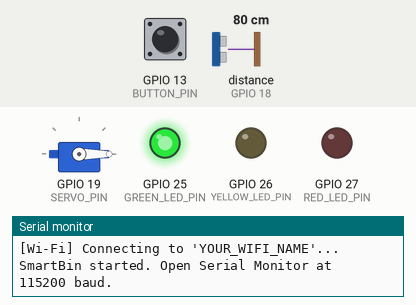
Bench run of a sketch on a simulated ESP32. Shown: servo, output pins drawn as LEDs (lit = HIGH), the last lines printed to the serial monitor. Wiring (inferred from the names in the program): ultrasonic range finder: trigger GPIO 5; echo GPIO 18. The test bench sets the inputs (shaded band); at power-on: GPIO 13 (BUTTON_PIN) HIGH, distance to the obstacle (sensor on GPIO 18) 80 cm. The echo pulse lasts 58.3 µs per cm; WiFi joins after 1.5 s; servers stay silent unless stated; uploads are accepted with an empty reply; pins used as bus, display or sensor lines are not drawn.

Above: at 1.2 s.
1.3 s: GPIO 13 (BUTTON_PIN) pulled LOW for 0.15 s
At 1.8 s:
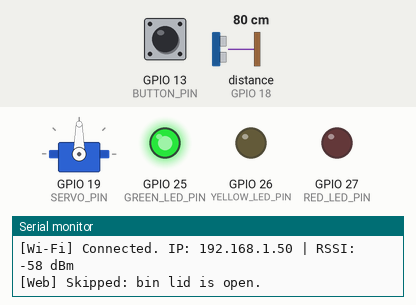
2.9 s: distance to the obstacle (sensor on GPIO 18) set to 23 cm
4.4 s: distance to the obstacle (sensor on GPIO 18) set to 19 cm
At 5.3 s:
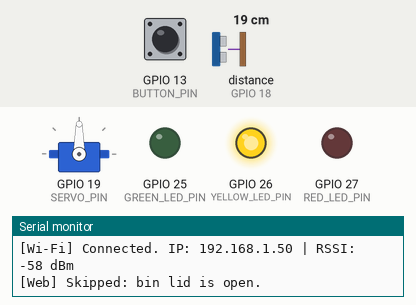
5.9 s: GPIO 13 (BUTTON_PIN) pulled LOW for 1 s
At 6.6 s:
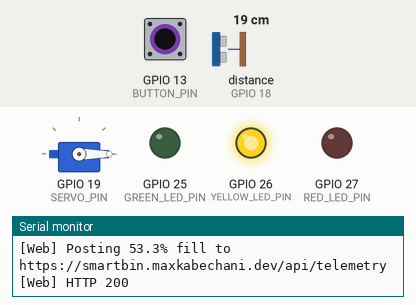
8.4 s: distance to the obstacle (sensor on GPIO 18) set to 12 cm
9.9 s: distance to the obstacle (sensor on GPIO 18) set to 9 cm
At 10.6 s:
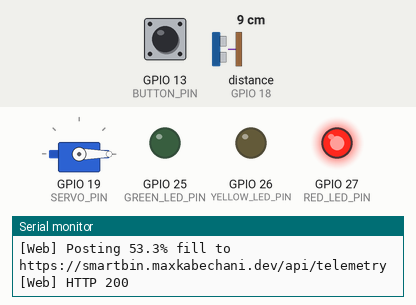
Timing chart, 0 to 12.4 s (numbered marks = the images above; inputs shaded):
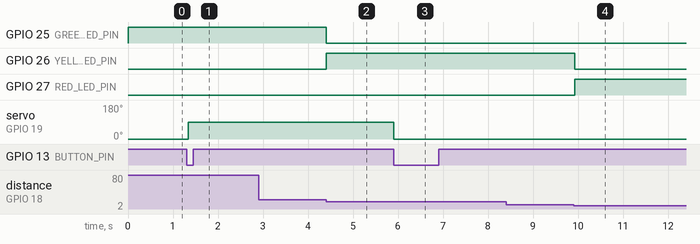

Measured:
- the behaviour switches between 21 and 20 cm on distance to the obstacle (sensor on GPIO 18) (found by bisection; images 1 and 2)
- the behaviour switches between 11 and 10 cm on distance to the obstacle (sensor on GPIO 18) (found by bisection; images 3 and 4)
- after the input at 1.3 s, servo on GPIO 19 (SERVO_PIN): 0° → 90° at once
- after the input at 2.9 s, every drawn part: stays the same
- after the input at 4.4 s, GPIO 25 (GREEN_LED_PIN): HIGH → LOW at once; GPIO 26 (YELLOW_LED_PIN): LOW → HIGH at once
- after the input at 5.9 s, servo on GPIO 19 (SERVO_PIN): 90° → 0° at once
- after the input at 8.4 s, every drawn part: stays the same
- after the input at 9.9 s, GPIO 26 (YELLOW_LED_PIN): HIGH → LOW at once; GPIO 27 (RED_LED_PIN): LOW → HIGH at once

The sketch:

SmartBin.ino
```cpp
#include <WiFi.h>
#include <HTTPClient.h>
#include <ESP32Servo.h>

// Enter your details between the quotation marks.
// ESP32 boards connect to 2.4 GHz Wi-Fi networks.
const char *WIFI_SSID = "YOUR_WIFI_NAME";
const char *WIFI_PASSWORD = "YOUR_WIFI_PASSWORD";

const char *BIN_ID = "BIN-01";
const char *API_URL = "https://smartbin.maxkabechani.dev/api/telemetry";

const int TRIG_PIN = 5;
const int ECHO_PIN = 18;
const int GREEN_LED_PIN = 25;
const int YELLOW_LED_PIN = 26;
const int RED_LED_PIN = 27;
const int BUTTON_PIN = 13;
const int SERVO_PIN = 19;

const float EMPTY_CM = 35.0f;
const float FULL_CM = 5.0f;
const unsigned long WIFI_RETRY_MS = 10000;
const unsigned long SEND_EVERY_MS = 30000;

Servo lidServo;
bool lidOpen = false;
bool buttonWasPressed = false;
bool wifiWasConnected = false;
unsigned long lastWifiAttempt = 0;
unsigned long lastTelemetry = 0;

float readFillPercent() {
  digitalWrite(TRIG_PIN, LOW);
  delayMicroseconds(2);
  digitalWrite(TRIG_PIN, HIGH);
  delayMicroseconds(10);
  digitalWrite(TRIG_PIN, LOW);

  const unsigned long echoMicros = pulseIn(ECHO_PIN, HIGH, 30000);
  if (echoMicros == 0) return -1.0f;

  const float distanceCm = echoMicros * 0.0343f / 2.0f;
  return constrain((EMPTY_CM - distanceCm) * 100.0f / (EMPTY_CM - FULL_CM), 0.0f, 100.0f);
}

void startWiFi() {
  Serial.printf("[Wi-Fi] Connecting to '%s'...\n", WIFI_SSID);
  WiFi.begin(WIFI_SSID, WIFI_PASSWORD);
  lastWifiAttempt = millis();
}

void sendTelemetry(float fillPercent) {
  if (lidOpen) {
    Serial.println("[Web] Skipped: bin lid is open.");
    return;
  }
  if (WiFi.status() != WL_CONNECTED) {
    Serial.println("[Web] Skipped: Wi-Fi is not connected.");
    return;
  }
  if (fillPercent < 0.0f) {
    Serial.println("[Web] Skipped: ultrasonic sensor returned no echo.");
    return;
  }

  HTTPClient http;
  http.setConnectTimeout(8000);
  http.setTimeout(8000);

  if (!http.begin(API_URL)) {
    Serial.println("[Web] Could not start the HTTPS request.");
    return;
  }

  http.addHeader("Content-Type", "application/json");
  String body = "{\"bin_id\":\"";
  body += BIN_ID;
  body += "\",\"fill_level\":";
  body += String(fillPercent, 1);
  body += ",\"lid_open\":";
  body += lidOpen ? "true" : "false";
  body += ",\"wifi_rssi\":";
  body += String(WiFi.RSSI());
  body += "}";

  Serial.printf("[Web] Posting %.1f%% fill to %s\n", fillPercent, API_URL);
  const int status = http.POST(body);
  if (status > 0) {
    Serial.printf("[Web] HTTP %d\n", status);
    Serial.println(http.getString());
  } else {
    Serial.printf("[Web] Request failed: %s (%d)\n", http.errorToString(status).c_str(), status);
  }

  http.end();
}

void setup() {
  Serial.begin(115200);

  pinMode(TRIG_PIN, OUTPUT);
  pinMode(ECHO_PIN, INPUT);
  pinMode(GREEN_LED_PIN, OUTPUT);
  pinMode(YELLOW_LED_PIN, OUTPUT);
  pinMode(RED_LED_PIN, OUTPUT);
  pinMode(BUTTON_PIN, INPUT_PULLUP);

  lidServo.attach(SERVO_PIN);
  lidServo.write(0);

  WiFi.mode(WIFI_STA);
  WiFi.setAutoReconnect(true);
  startWiFi();

  Serial.println("SmartBin started. Open Serial Monitor at 115200 baud.");
}

void loop() {
  const float fillPercent = readFillPercent();

  digitalWrite(GREEN_LED_PIN, fillPercent >= 0.0f && fillPercent < 50.0f);
  digitalWrite(YELLOW_LED_PIN, fillPercent >= 50.0f && fillPercent < 80.0f);
  digitalWrite(RED_LED_PIN, fillPercent >= 80.0f);

  if (WiFi.status() == WL_CONNECTED) {
    if (!wifiWasConnected) {
      wifiWasConnected = true;
      Serial.printf("[Wi-Fi] Connected. IP: %s | RSSI: %d dBm\n",
                    WiFi.localIP().toString().c_str(), WiFi.RSSI());
      sendTelemetry(fillPercent);
      lastTelemetry = millis();
    }
  } else {
    if (wifiWasConnected) {
      Serial.println("[Wi-Fi] Disconnected.");
      wifiWasConnected = false;
    }
    if (millis() - lastWifiAttempt >= WIFI_RETRY_MS) {
      startWiFi();
    }
  }

  const bool buttonPressed = (digitalRead(BUTTON_PIN) == LOW);
  if (buttonPressed && !buttonWasPressed) {
    lidOpen = !lidOpen;
    lidServo.write(lidOpen ? 90 : 0);
    Serial.printf("[Lid] %s\n", lidOpen ? "open" : "closed");
    sendTelemetry(fillPercent);
    lastTelemetry = millis();
  }
  buttonWasPressed = buttonPressed;

  if (WiFi.status() == WL_CONNECTED && millis() - lastTelemetry >= SEND_EVERY_MS) {
    sendTelemetry(fillPercent);
    lastTelemetry = millis();
  }

  delay(50);
}
```
